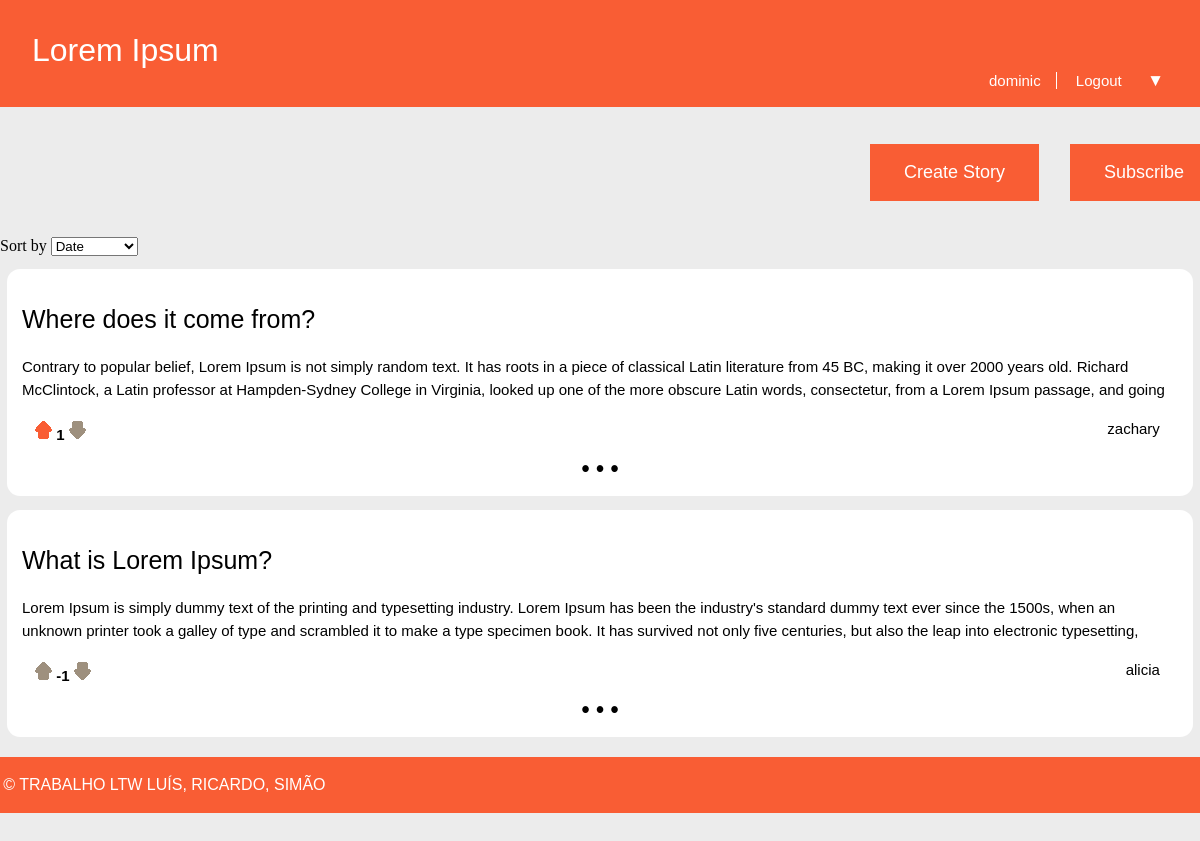
Before: /pages/channel.php?name=Lorem Ipsum (signed in) with the older database file.
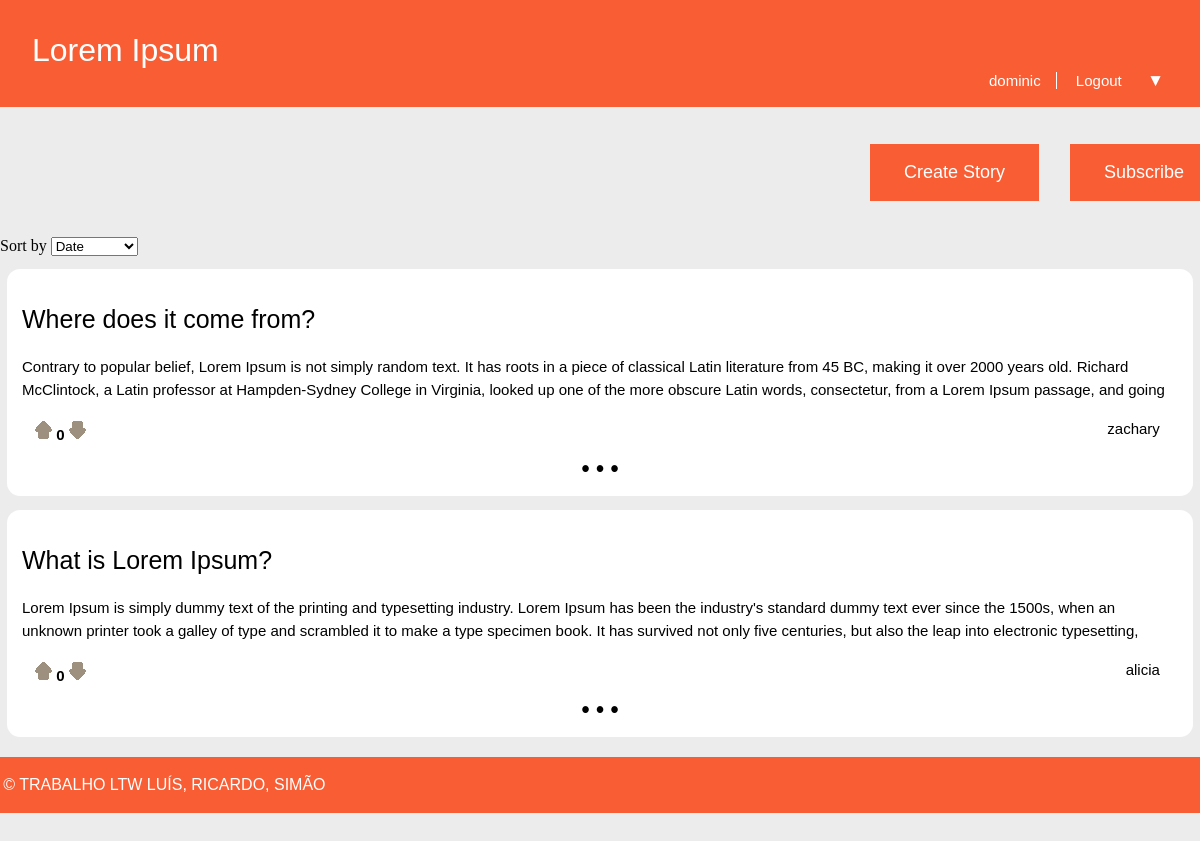
After: the same page with the newer database file.
### tables this page shows
CREATE TABLE Story (
  id INTEGER PRIMARY KEY,
  title VARCHAR,
  published INTEGER, -- date when the story was published in epoch format
  channel VARCHAR REFERENCES channel, -- comma separated tags
  author VARCHAR REFERENCES utilizer, -- who wrote the article
  points INTEGER DEFAULT 0,
  fulltext VARCHAR
);

### database/db_channel.php (called while the page is built, shortened)
<?php
	function channelSubscribed($channel) {
		$db = Database::instance()->db();
		$stmt = $db->prepare('SELECT * FROM UserSubscriptions WHERE username = ? AND channel = ?');
		$stmt->execute(array($_SESSION['username'], $channel));
		return $stmt->fetch()?true:false;
	}
?>

### database/db_story.php (called while the page is built, shortened)
<?php
	function getStoriesFromChannelByDate($channel){
		$db = Database::instance()->db();
		$storiesFromChannel = $db->prepare('SELECT * FROM Story WHERE channel = ? ORDER BY published DESC');
		$storiesFromChannel->execute(array($channel));
		$storiesFromChannel = $storiesFromChannel->fetchAll();
		return $storiesFromChannel;
	}
	function checkIfStoryVoteDisplay($storyId, $username, $voteType){
		$db = Database::instance()->db();
		$stmt = $db->prepare('SELECT type FROM StoryVote WHERE story_id = ? AND username = ?');
		$stmt->execute(array($storyId, $username));
		$currentlySavedType = $stmt->fetchAll();
		if(empty($currentlySavedType)){
			return false;
		}
		else {
			if($currentlySavedType[0]['type'] == $voteType){
				return true;
			}
			if($currentlySavedType[0]['type'] != $voteType){
				return false;
			}
		}
	}
?>

### templates/tpl_channel.php (the view, shortened to what this page needs)
<?php function drawStories($stories, $channel) { ?>
	<link rel="stylesheet" href="../css/storyCard.css">
	<label> Sort by </label>
    <select id="sort">
      <option>Date</option>
	</select>
	<section id="story_cards">
		<?php foreach($stories as $story) { ?>
			<button id="storyCard" class="storyCards" onclick="window.location.href='../pages/story.php?id=<?=$story['id']?>'">
				<h1> <?=htmlspecialchars($story['title'])?> </h1>
				<p> <?=htmlspecialchars($story['fulltext'])?> </p>
				<?php draw_info_bar_story($story['id'], $story['author'], null, $story['published'], $story['points']) ?>
				<p>&bull; &bull; &bull;</p>
			</button>
		<?php } ?>
	</section>
<?php } ?>
<?php function draw_subscribeButton($channel) { ?>
	<link rel="stylesheet" href="../css/common.css">
	<form action='../actions/action_subscribeChannel.php' method='post'>
		<button id = "subscribe" class = "button" type='submit'>Subscribe</button>
	</form>
<?php } ?>

### pages/channel.php (shortened to what this page needs)
<?php
	include_once('../templates/tpl_channel.php');
	include_once('../templates/tpl_common.php');
	include_once('../templates/tpl_story.php');
	include_once('../database/db_channel.php');
	include_once('../database/db_story.php');
	$channel=$_GET['name'];
	if(!isset($_SESSION['username'])) {
		draw_header(null, $channel);
	} else {
		draw_header($_SESSION['username'], $channel);
		draw_addStory($channel);
		if(channelSubscribed($channel))
			draw_unsubscribeButton($channel);
		else
			draw_subscribeButton($channel);
	}
	if(!isset($_GET['sort']))
		$function = "getStoriesFromChannelByDate";
	else{
		$sort=$_GET['sort'];
		$function = "getStoriesFromChannelBy$sort";
	}
	$stories=$function($channel);
	drawStories($stories, $channel);
	draw_footer();
?>

### templates/tpl_common.php (shortened to what this page needs)
<?php
	include_once('tpl_sub.php');
	include_once('tpl_story.php');
	include_once('../database/db_story.php');
?>
<?php function draw_header($username, $channel) { ?>
	<!DOCTYPE html>
	<html>
		<head>
			<link rel="stylesheet" href="../css/common.css">
		</head>
		<body>
			<header>
				<?php if($channel === "NOT REDDIT") { ?>
					<a id="title" href="../pages/homepage.php"><?=$channel?></a>
				<?php } else { ?>
					<a id="title" href="../pages/channel.php?name=<?=$channel?>"><?=$channel?></a>
				<?php } ?>
				<?php if($username != NULL) { ?>
					<nav id="signup">
						<a id="profile" href="../pages/profile.php?name=<?=$username?>"><?= $username ?></a>
						<a href="../actions/action_logout.php">Logout</a>
						<?php draw_subscriberList() ?>
					</nav>
				<?php } ?>
			</header>
<?php } ?>
<?php function draw_info_bar_story($storyId, $username, $channel, $date, $points) { ?>
	<section id = "info_bar">
		<div id="start">
		<?php if(isset($_SESSION['username'])){ ?>
			<form id="uparrow" action='../actions/action_voteStory.php' method='post'>
				<?php if(!checkIfStoryVoteDisplay($storyId, $_SESSION['username'], 1)){ ?>
					<input type="image" src="../images/UpvoteGrey.png">
				<?php } ?>
				<?php if(checkIfStoryVoteDisplay($storyId, $_SESSION['username'], 1)){ ?>
					<input type="image" src="../images/Upvote.png">
				<?php } ?>
			</form>
			<h6 id="points"><?=$points?></h6>
			<form id="downarrow" action='../actions/action_voteStory.php' method='post'>
				<?php if(!checkIfStoryVoteDisplay($storyId, $_SESSION['username'], 0)){ ?>
					<input type="image" src="../images/DownvoteGrey.png">
				<?php } ?>
			</form>
		<?php } ?>
		</div>
		<div id="end">
			<a id="profile" href="../pages/profile.php?name=<?=$username?>"><?=$username?></a>
		</div>
	</section>
<?php } ?>
<?php function draw_footer() { ?>
	</body>
	<footer>
		<p>&copy; TRABALHO LTW LUÍS, RICARDO, SIMÃO</p>
	</footer>
	</html>
<?php } ?>

### templates/tpl_sub.php (shortened to what this page needs)
<?php
  include_once('../database/db_channel.php');
?>
<?php function draw_subscriberList() { ?>
  <link rel="stylesheet" href="../css/subList.css">
  <section class="dropdown">
    <button onclick="myFunction()" class="dropbtn">&#9660;</button>
  </section>
<?php } ?>

### templates/tpl_story.php (shortened to what this page needs)
<?php
	include_once('../templates/tpl_common.php');
	include_once('../database/db_story.php');
?>
<?php function draw_addStory($channel) { ?>
	<button id = "createStory" class = "button" onclick="window.location.href='../pages/create_story.php?name=<?=$channel?>'">Create Story</button>
<?php } ?>

### css/common.css (style rules this page uses)
body { margin: 0 auto; padding-bottom: 5em; max-width: 80em; --bg-color: #ececec; --panel-color: #f95d34; --error-bg-color: lightcoral; --error-ft-color: black; --successs-bg-color: lightgreen; --success-ft-color: black; background-color: var(--bg-color); }
body > header { display: grid; grid-template-columns: 1fr auto; grid-template-rows: auto auto; background-color: var(--panel-color) ; color: white; font-family: Verdana, sans-serif; }
body > header #title { padding-top: 1em; padding-left: 1em; text-decoration: none; color: white; font-size: 32px; grid-column: 1; grid-row: 1; cursor: pointer; }
body > header #signup { padding-right: 2em; padding-bottom: 15px; grid-column: 2; grid-row: 2; font-size: 15px; }
body > header > #signup > a:first-child { border-right: 1px solid white; }
body > header > #signup > #profile { cursor: pointer; }
body > header > #signup > a { padding: 0 1em; color: white; text-decoration: none; }
body > header #signup > a:first-child { padding-left: 0; }
#info_bar { background-color: white; border: none; border-radius: 13px; display: flex; flex-direction: row; justify-content: space-between; margin: 2px 0.5em 15px 0.5em; padding: 0.3em; padding-bottom: 0; font-family: Arial, sans-serif; }
#info_bar #uparrow { display: inline; }
#info_bar #downarrow { display: inline; }
#info_bar #points { color: black; font-size: 15px; display: inline; padding-bottom: 15px; }
#info_bar #profile { color: black; text-decoration: none; cursor: pointer; font-size: 15px; display:inline; padding-right: 0.5em; }
.button { position: relative; background-color: #f95d34; border: none; color: white; padding: 18px 34px; font-size: 18px; }
#subscribe, #unsubscribe { left: 1070px; top: -20px; }
#createStory { left: 870px; top: 36.5px; }
footer { padding: 0.2em; margin: 20px auto; max-width: 80em; background-color: var(--panel-color); color: white; font-family: Verdana, sans-serif; }

### css/subList.css (style rules this page uses)
.dropbtn { background-color: #f95d34; border: none; color: white; font-size: 115%; cursor: pointer; z-index: 1; }
.dropdown { position: relative; display: inline-block; }

### css/storyCard.css (style rules this page uses)
#storyCard { background-color: white; border: 2px solid white; border-radius: 13px; margin: 1em 0.5em 0em 0.5em; padding: 1em; }
#storyCard > h1 { font-size: 25px; font-weight: 400; text-align: left; font-family: Verdana, sans-serif; }
#storyCard > p { overflow: hidden; max-height: 46px; text-align: left; font-size: 15px; line-height: 23px; font-family: Arial, sans-serif; }
#storyCard > p:last-child { text-align: center; font-size: 173%; font-weight: bolder; padding-top: 0; margin-top: 0; margin-bottom: 0; }

Changed rows visible on the page:
changed story "Where does it come from?": points "1" → "0"
changed story "What is Lorem Ipsum?": points "-1" → "0"
